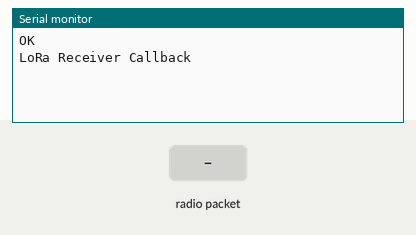
A sketch run on a simulated Arduino Uno, built with avr-gcc and run on an emulated ATmega328P. Shown: the last lines printed to the serial monitor. Inputs (shaded band) come from the test bench. No radio packets arrive unless stated.

Above: at 1.2 s.
1.3 s: radio packet "1234" arrives
At 2.1 s:
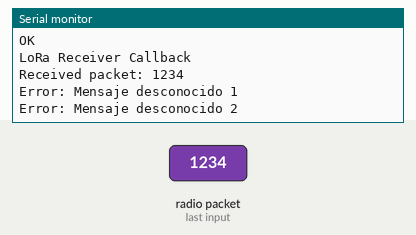
2.8 s: radio packet "ON1" arrives
At 3.2 s:
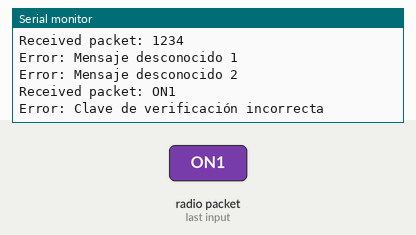
4.3 s: radio packet "OFF1" arrives
At 5.6 s:
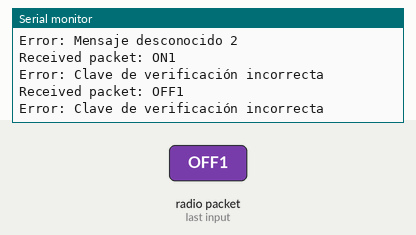

The sketch:

receptor_v2.ino
```cpp
#include <SPI.h>
#include <LoRa.h>
#include "PCF8574.h"

//#define led1 5
//#define led2 16
#define ss 15
#define rst 16
#define dio0 0

PCF8574 expan(0x24);

void setup() {
  Serial.begin(9600);
  expan.pinMode(P0,OUTPUT);
  expan.pinMode(P1,OUTPUT);
  expan.pinMode(P2,OUTPUT);
  expan.pinMode(P3,OUTPUT);
  if(expan.begin()){
    Serial.println("OK");
  }else{
    Serial.println("Error");
  }

  while (!Serial);
  Serial.println("LoRa Receiver Callback");
  LoRa.setPins(ss, rst, dio0);
  expan.digitalWrite(P0, HIGH);
  expan.digitalWrite(P1, HIGH);

  if (!LoRa.begin(433E6)){
    Serial.println("Starting LoRa failed!");
    while (1);
  }

  // register the receive callback
  LoRa.onReceive(onReceive);

  // put the radio into receive mode
  LoRa.receive();

}

void loop() {
  // do nothing
}

void onReceive(int packetSize){
  // received a packet
  String message = "";
  Serial.print("Received packet: ");
  while(LoRa.available()){
    message += (char)LoRa.read();
  }
  Serial.println(message);

  // extract the key from the message
  int lastSpacePos = message.lastIndexOf(" ");
  String key = message.substring(lastSpacePos + 1);
  if (key == "1234") { // compare the key with the known key
    if (message.startsWith("ON1")) {
      expan.digitalWrite(P0, LOW);
      Serial.println("Encendido");
    }else if (message.startsWith("OFF1")) {
      expan.digitalWrite(P0, HIGH);
      Serial.println("Apagado");}
    else {
      Serial.println("Error: Mensaje desconocido 1");
    }
    if(message.startsWith("ON2")) {
      expan.digitalWrite(P1, LOW);
      Serial.println("Encendido2");
    }
    else if (message.startsWith("OFF2")) {
      expan.digitalWrite(P1, HIGH);
      Serial.println("Apagado2");}
    else {
      Serial.println("Error: Mensaje desconocido 2");
    }
  }
  else {
    Serial.println("Error: Clave de verificación incorrecta");
  }
}
```

Measured:
- after the input at 1.3 s, the serial monitor: prints a new line at once (image 1)
- after the input at 2.8 s, the serial monitor: prints a new line at once (image 2)
- after the input at 4.3 s, the serial monitor: prints a new line at once (image 3)
